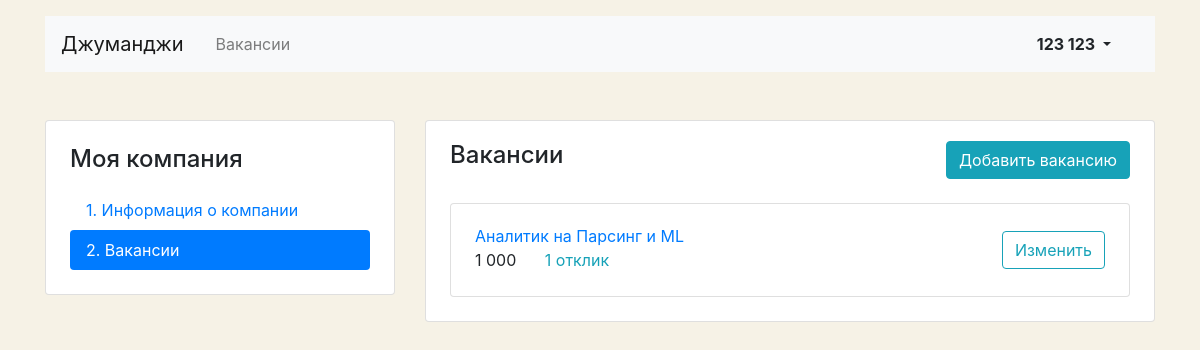
The app's page /mycompany/vacancies/ (signed in), older data.
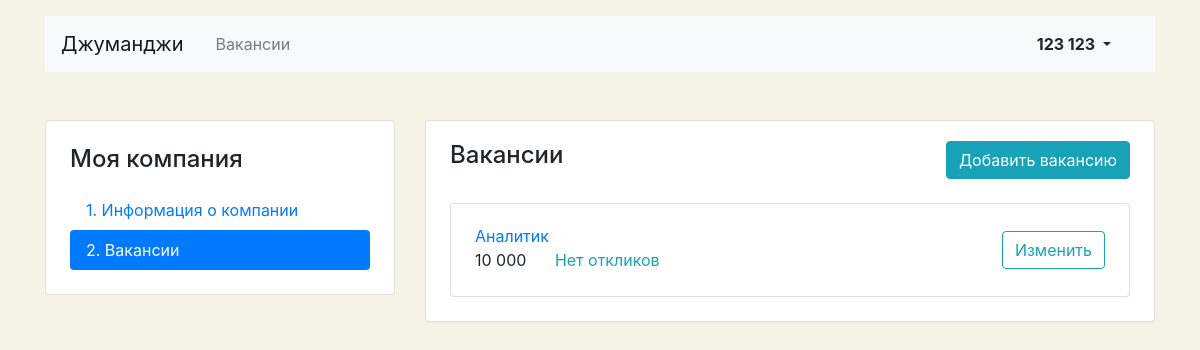
The same page, newer data.
### vacancy/models.py (models this page shows)
class Vacancy(models.Model):
    title = models.CharField(max_length=100, verbose_name="Название вакансии")
    specialty = models.ForeignKey('Specialty',
                                  on_delete=models.CASCADE,
                                  related_name="vacancies",
                                  verbose_name="Специализация")
    company = models.ForeignKey('Company',
                                on_delete=models.CASCADE,
                                related_name="vacancies",
                                verbose_name="Компания")
    skills = models.TextField(verbose_name='Навыки')
    description = models.TextField(verbose_name='Текст')
    salary_min = models.IntegerField(verbose_name='Зарплата от')
    salary_max = models.IntegerField(verbose_name='Зарплата до')
    published_at = models.DateField(auto_now_add=True, verbose_name='Опубликовано')

### vacancy/views/my_vacancy.py (the view)
# urls.py: path('mycompany/vacancies/', myvacancy_list, name='myvacancy_list'),
@login_required
def myvacancy_list(request):
    user_id = User.objects.get(pk=request.user.id)
    company = Company.objects.get(owner=user_id)
    vacancies = Vacancy.objects.filter(company=company)
    if vacancies.count() == 0:
        print('нет вакансий')
        no_vacancies = True
    else:
        no_vacancies = False
        print('есть вакансии')
    print(vacancies.count())
    return render(request, 'vacancy/my_vacancy/vacancy-list.html', context={
                                                                'no_vacancies': no_vacancies,
                                                                'vacancies': vacancies
                                                                })

### vacancy/templatetags/vacancy_tags.py (called while the page is built)
@register.filter(name='human_number')
def human_number(int_number):
    number_to_view = '{:,}'.format(int_number).replace(',', ' ')
    return number_to_view

@register.filter(name='suffix_cnt_application')
def suffix_cnt_application(int_number):
    words_suffix = ['отклик', 'отклика', 'откликов']
    ostatok = int(int_number) % 100
    if ostatok >= 10 and ostatok <= 20:
        print_word = words_suffix[2]
    else:
        ostastok_last = ostatok % 10
        if ostastok_last == 1:
            print_word = words_suffix[0]
        elif ostastok_last in [2, 3, 4]:
            print_word = words_suffix[1]
        else:
            print_word = words_suffix[2]
    return str(int_number) + ' ' + print_word

### template/vacancy/my_vacancy/vacancy-list.html (shortened to what this page needs)
{% extends 'vacancy/base.html' %}
{% load vacancy_tags %}
{% block content %}
  <main class="container mt-3 pb-5">
    <div class="row mt-5">
      <div class="col-12 col-lg-4">
        <aside class="pt-3 pb-4 px-4 mb-5 card">
          <h1 class="h4 pt-2 pb-2">Моя компания</h1>
          <div class="nav flex-column nav-pills" id="v-pills-tab" role="tablist" aria-orientation="vertical">
            <a class="nav-link" href="{% url 'mycompany_info' %}">1. Информация о&nbsp;компании</a>
            <a class="nav-link active" href="{% url 'myvacancy_list' %}">2. Вакансии</a>
          </div>
        </aside>
      </div>
      <div class="col-12 col-lg-8">
        <div class="card">
          <div class="card-body px-4 pb-4">
            <section class="tab-pane fade show active">
              <div class="row">
                <div class="col">
                  <div class="" style="margin-bottom: 0px;">
                    <h2 class="h4">Вакансии</h2>
                  </div>
                </div>
                <div class="col-4">
                  <div class="float-right mb-2">
                  <a class="btn btn-info" href="{% url 'myvacancy_blank_form' %}">Добавить вакансию</a>
                  </div>
                </div>
              </div>
              {% for vacancy in vacancies %}
              <div class="card mt-3">
                <div class="card-body px-4">
                  <div class="row align-items-center">
                    <div class="col-6 col-lg-8">
                      <a href="{% url 'vacancy_page' vacancy.id %}" class="mb-1">{{ vacancy.title }}</a>
                      <p class="mb-1">
                        <span class="mr-4">{{ vacancy.salary_min|human_number }}</span>
                        {% if vacancy.applications.count == 0 %}
                          <a href="" class="text-info">Нет откликов</a>
                        {% else %}
                          <a href="" class="text-info">{{ vacancy.applications.count|suffix_cnt_application }}</a>
                        {% endif %}
                      </p>
                    </div>
                    <div class="col-6 col-lg-4 text-right">
                      <a href="{% url 'myvacancy_info' vacancy.id %}" class="btn btn-outline-info">Изменить</a>
                    </div>
                  </div>
                </div>
              </div>
              {% endfor %}
            </section>
          </div>
        </div>
      </div>
    </div>
  </main>
{% endblock %}

Row changes from the older to the newer data that the page shows:
no longer on this page (row edited): Vacancy: title "Аналитик на Парсинг и ML", salary_min|human_number "1 000", applications.count|suffix_cnt_application "1 отклик"
added Vacancy: title "Аналитик", salary_min|human_number "10 000", shows "Нет откликов"
